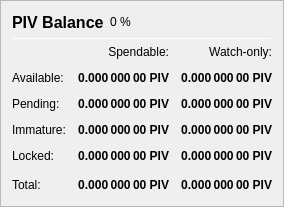
                      <widget class="QFrame" name="frame_Balances">
                       <property name="maximumSize">
                        <size>
                         <width>0</width>
                         <height>0</height>
                        </size>
                       </property>
                       <property name="frameShape">
                        <enum>QFrame::StyledPanel</enum>
                       </property>
                       <property name="frameShadow">
                        <enum>QFrame::Raised</enum>
                       </property>
                       <layout class="QVBoxLayout" name="verticalLayout_4">
                        <item>
                         <layout class="QHBoxLayout" name="horizontalLayout_4">
                          <item>
                           <widget class="QLabel" name="label_5">
                            <property name="minimumSize">
                             <size>
                              <width>0</width>
                              <height>20</height>
                             </size>
                            </property>
                            <property name="font">
                             <font>
                              <pointsize>12</pointsize>
                              <weight>75</weight>
                              <bold>true</bold>
                             </font>
                            </property>
                            <property name="text">
                             <string>PIV Balance</string>
                            </property>
                           </widget>
                          </item>
                          <item>
                           <widget class="QLabel" name="labelPIVPercent">
                            <property name="text">
                             <string notr="true">0 %</string>
                            </property>
                           </widget>
                          </item>
                          <item>
                           <spacer name="horizontalSpacer_3">
                            <property name="orientation">
                             <enum>Qt::Horizontal</enum>
                            </property>
                            <property name="sizeHint" stdset="0">
                             <size>
                              <width>40</width>
                              <height>20</height>
                             </size>
                            </property>
                           </spacer>
                          </item>
                         </layout>
                        </item>
                        <item>
                         <widget class="Line" name="line_Balance">
                          <property name="minimumSize">
                           <size>
                            <width>0</width>
                            <height>1</height>
                           </size>
                          </property>
                          <property name="maximumSize">
                           <size>
                            <width>16777215</width>
                            <height>1</height>
                           </size>
                          </property>
                          <property name="orientation">
                           <enum>Qt::Horizontal</enum>
                          </property>
                         </widget>
                        </item>
                        <item>
                         <layout class="QGridLayout" name="gridLayout">
                          <property name="spacing">
                           <number>12</number>
                          </property>
                          <item row="0" column="1">
                           <widget class="QLabel" name="labelSpendable">
                            <property name="text">
                             <string>Spendable:</string>
                            </property>
                            <property name="alignment">
                             <set>Qt::AlignRight|Qt::AlignTrailing|Qt::AlignVCenter</set>
                            </property>
                           </widget>
                          </item>
                          <item row="0" column="2">
                           <widget class="QLabel" name="labelWatchonly">
                            <property name="text">
                             <string>Watch-only:</string>
                            </property>
                            <property name="alignment">
                             <set>Qt::AlignRight|Qt::AlignTrailing|Qt::AlignVCenter</set>
                            </property>
                           </widget>
                          </item>
                          <item row="1" column="0">
                           <widget class="QLabel" name="labelBalanceText">
                            <property name="text">
                             <string>Available:</string>
                            </property>
                           </widget>
                          </item>
                          <item row="1" column="1">
                           <widget class="QLabel" name="labelBalance">
                            <property name="font">
                             <font>
                              <weight>75</weight>
                              <bold>true</bold>
                             </font>
                            </property>
                            <property name="cursor">
                             <cursorShape>IBeamCursor</cursorShape>
                            </property>
                            <property name="toolTip">
                             <string>Your current spendable balance</string>
                            </property>
                            <property name="text">
                             <string notr="true">0.000 000 00 PIV</string>
                            </property>
                            <property name="alignment">
                             <set>Qt::AlignRight|Qt::AlignTrailing|Qt::AlignVCenter</set>
                            </property>
                            <property name="textInteractionFlags">
                             <set>Qt::LinksAccessibleByMouse|Qt::TextSelectableByKeyboard|Qt::TextSelectableByMouse</set>
                            </property>
                           </widget>
                          </item>
                          <item row="1" column="2">
                           <widget class="QLabel" name="labelWatchAvailable">
                            <property name="font">
                             <font>
                              <weight>75</weight>
                              <bold>true</bold>
                             </font>
                            </property>
                            <property name="cursor">
                             <cursorShape>IBeamCursor</cursorShape>
                            </property>
                            <property name="toolTip">
                             <string>Your current balance in watch-only addresses</string>
                            </property>
                            <property name="text">
                             <string notr="true">0.000 000 00 PIV</string>
                            </property>
                            <property name="alignment">
                             <set>Qt::AlignRight|Qt::AlignTrailing|Qt::AlignVCenter</set>
                            </property>
                            <property name="textInteractionFlags">
                             <set>Qt::LinksAccessibleByMouse|Qt::TextSelectableByKeyboard|Qt::TextSelectableByMouse</set>
                            </property>
                           </widget>
                          </item>
                          <item row="2" column="0">
                           <widget class="QLabel" name="labelPendingText">
                            <property name="text">
                             <string>Pending:</string>
                            </property>
                           </widget>
                          </item>
                          <item row="2" column="1">
                           <widget class="QLabel" name="labelUnconfirmed">
                            <property name="font">
                             <font>
                              <weight>75</weight>
                              <bold>true</bold>
                             </font>
                            </property>
                            <property name="cursor">
                             <cursorShape>IBeamCursor</cursorShape>
                            </property>
                            <property name="toolTip">
                             <string>Total of transactions that have yet to be confirmed, and do not yet count toward the spendable balance</string>
                            </property>
                            <property name="text">
                             <string notr="true">0.000 000 00 PIV</string>
                            </property>
                            <property name="alignment">
                             <set>Qt::AlignRight|Qt::AlignTrailing|Qt::AlignVCenter</set>
                            </property>
                            <property name="textInteractionFlags">
                             <set>Qt::LinksAccessibleByMouse|Qt::TextSelectableByKeyboard|Qt::TextSelectableByMouse</set>
                            </property>
                           </widget>
                          </item>
                          <item row="2" column="2">
                           <widget class="QLabel" name="labelWatchPending">
                            <property name="font">
                             <font>
                              <weight>75</weight>
                              <bold>true</bold>
                             </font>
                            </property>
                            <property name="cursor">
                             <cursorShape>IBeamCursor</cursorShape>
                            </property>
                            <property name="toolTip">
                             <string>Unconfirmed transactions to watch-only addresses</string>
                            </property>
                            <property name="text">
                             <string notr="true">0.000 000 00 PIV</string>
                            </property>
                            <property name="alignment">
                             <set>Qt::AlignRight|Qt::AlignTrailing|Qt::AlignVCenter</set>
                            </property>
                            <property name="textInteractionFlags">
                             <set>Qt::LinksAccessibleByMouse|Qt::TextSelectableByKeyboard|Qt::TextSelectableByMouse</set>
                            </property>
                           </widget>
                          </item>
                          <item row="3" column="0">
                           <widget class="QLabel" name="labelImmatureText">
                            <property name="text">
                             <string>Immature:</string>
                            </property>
                           </widget>
                          </item>
                          <item row="3" column="1">
                           <widget class="QLabel" name="labelImmature">
                            <property name="font">
                             <font>
                              <weight>75</weight>
                              <bold>true</bold>
                             </font>
                            </property>
                            <property name="cursor">
                             <cursorShape>IBeamCursor</cursorShape>
                            </property>
                            <property name="toolTip">
                             <string>Staked or masternode rewards that has not yet matured</string>
                            </property>
                            <property name="text">
                             <string notr="true">0.000 000 00 PIV</string>
                            </property>
                            <property name="alignment">
                             <set>Qt::AlignRight|Qt::AlignTrailing|Qt::AlignVCenter</set>
                            </property>
                            <property name="textInteractionFlags">
                             <set>Qt::LinksAccessibleByMouse|Qt::TextSelectableByKeyboard|Qt::TextSelectableByMouse</set>
                            </property>
                           </widget>
                          </item>
                          <item row="3" column="2">
                           <widget class="QLabel" name="labelWatchImmature">
                            <property name="font">
                             <font>
                              <weight>75</weight>
                              <bold>true</bold>
                             </font>
                            </property>
                            <property name="cursor">
                             <cursorShape>IBeamCursor</cursorShape>
                            </property>
                            <property name="toolTip">
                             <string>Staked or masternode rewards in watch-only addresses that has not yet matured</string>
                            </property>
                            <property name="text">
                             <string notr="true">0.000 000 00 PIV</string>
                            </property>
                            <property name="alignment">
                             <set>Qt::AlignRight|Qt::AlignTrailing|Qt::AlignVCenter</set>
                            </property>
                            <property name="textInteractionFlags">
                             <set>Qt::LinksAccessibleByMouse|Qt::TextSelectableByKeyboard|Qt::TextSelectableByMouse</set>
                            </property>
                           </widget>
                          </item>
                          <item row="4" column="0">
                           <widget class="QLabel" name="labelLockedBalanceText">
                            <property name="toolTip">
                             <string>Locked PIV or Masternode collaterals. These are excluded from zPIV minting.</string>
                            </property>
                            <property name="text">
                             <string>Locked:</string>
                            </property>
                           </widget>
                          </item>
                          <item row="4" column="1">
                           <widget class="QLabel" name="labelLockedBalance">
                            <property name="font">
                             <font>
                              <weight>75</weight>
                              <bold>true</bold>
                             </font>
                            </property>
                            <property name="cursor">
                             <cursorShape>IBeamCursor</cursorShape>
                            </property>
                            <property name="toolTip">
                             <string>Locked PIV or Masternode collaterals. These are excluded from zPIV minting.</string>
                            </property>
                            <property name="text">
                             <string notr="true">0.000 000 00 PIV</string>
                            </property>
                            <property name="alignment">
                             <set>Qt::AlignRight|Qt::AlignTrailing|Qt::AlignVCenter</set>
                            </property>
                            <property name="textInteractionFlags">
                             <set>Qt::LinksAccessibleByMouse|Qt::TextSelectableByKeyboard|Qt::TextSelectableByMouse</set>
                            </property>
                           </widget>
                          </item>
                          <item row="4" column="2">
                           <widget class="QLabel" name="labelWatchLocked">
                            <property name="font">
                             <font>
                              <weight>75</weight>
                              <bold>true</bold>
                             </font>
                            </property>
                            <property name="cursor">
                             <cursorShape>IBeamCursor</cursorShape>
                            </property>
                            <property name="toolTip">
                             <string>Current locked balance in watch-only addresses</string>
                            </property>
                            <property name="text">
                             <string notr="true">0.000 000 00 PIV</string>
                            </property>
                            <property name="alignment">
                             <set>Qt::AlignRight|Qt::AlignTrailing|Qt::AlignVCenter</set>
                            </property>
                            <property name="textInteractionFlags">
                             <set>Qt::LinksAccessibleByMouse|Qt::TextSelectableByKeyboard|Qt::TextSelectableByMouse</set>
                            </property>
                           </widget>
                          </item>
                          <item row="5" column="0">
                           <widget class="QLabel" name="labelTotalText">
                            <property name="toolTip">
                             <string>Your current PIVX balance, unconfirmed and immature transactions included</string>
                            </property>
                            <property name="text">
                             <string>Total:</string>
                            </property>
                           </widget>
                          </item>
                          <item row="5" column="1">
                           <widget class="QLabel" name="labelTotal">
                            <property name="font">
                             <font>
                              <weight>75</weight>
                              <bold>true</bold>
                             </font>
                            </property>
                            <property name="cursor">
                             <cursorShape>IBeamCursor</cursorShape>
                            </property>
                            <property name="toolTip">
                             <string>Your current PIVX balance, unconfirmed and immature transactions included</string>
                            </property>
                            <property name="text">
                             <string notr="true">0.000 000 00 PIV</string>
                            </property>
                            <property name="alignment">
                             <set>Qt::AlignRight|Qt::AlignTrailing|Qt::AlignVCenter</set>
                            </property>
                            <property name="textInteractionFlags">
                             <set>Qt::LinksAccessibleByMouse|Qt::TextSelectableByKeyboard|Qt::TextSelectableByMouse</set>
                            </property>
                           </widget>
                          </item>
                          <item row="5" column="2">
                           <widget class="QLabel" name="labelWatchTotal">
                            <property name="font">
                             <font>
                              <weight>75</weight>
                              <bold>true</bold>
                             </font>
                            </property>
                            <property name="cursor">
                             <cursorShape>IBeamCursor</cursorShape>
                            </property>
                            <property name="toolTip">
                             <string>Current total balance in watch-only addresses</string>
                            </property>
                            <property name="text">
                             <string notr="true">0.000 000 00 PIV</string>
                            </property>
                            <property name="alignment">
                             <set>Qt::AlignRight|Qt::AlignTrailing|Qt::AlignVCenter</set>
                            </property>
                            <property name="textInteractionFlags">
                             <set>Qt::LinksAccessibleByMouse|Qt::TextSelectableByKeyboard|Qt::TextSelectableByMouse</set>
                            </property>
                           </widget>
                          </item>
                          <item row="5" column="3">
                           <spacer name="horizontalSpacer_9">
                            <property name="orientation">
                             <enum>Qt::Horizontal</enum>
                            </property>
                            <property name="sizeHint" stdset="0">
                             <size>
                              <width>40</width>
                              <height>20</height>
                             </size>
                            </property>
                           </spacer>
                          </item>
                         </layout>
                        </item>
                        <item>
                         <spacer name="verticalSpacer_3">
                          <property name="orientation">
                           <enum>Qt::Vertical</enum>
                          </property>
                          <property name="sizeHint" stdset="0">
                           <size>
                            <width>20</width>
                            <height>40</height>
                           </size>
                          </property>
                         </spacer>
                        </item>
                       </layout>
                      </widget>
